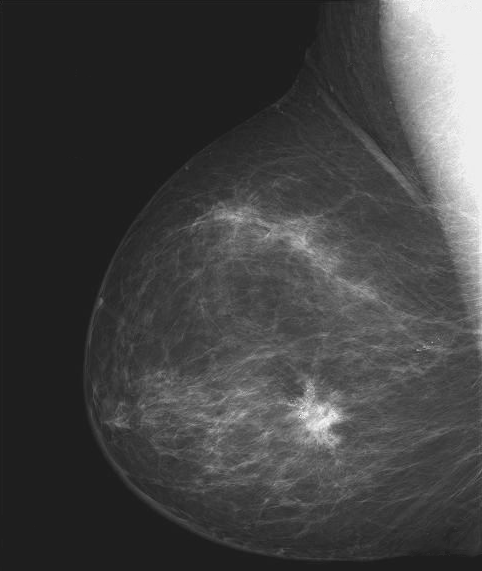
#> input picture images/DIP3E_Original_Images_CH03/Fig0304(a)(breast_digital_Xray).tif, 482 x 571 px, found by its file name
$ python 3.2-Some_Basic_Intensity_Transformation_Functions.py
#> lines starting #> are read from the running program, lines starting #| are printed output that depends on the picture
import cv2
import numpy as np


# IMAGE NEGATIVES（图像反转）
img = cv2.imread('./images/DIP3E_Original_Images_CH03/Fig0304(a)(breast_digital_Xray).tif')
#> img is the input picture: shape (571, 482, 3); min 21, max 255, mean 66.7
print('Shape Of Image:', img.shape)
#| Shape Of Image: (571, 482, 3)

L = 256 - 1
img_neg = L - img
img_neg = np.hstack([img, img_neg])
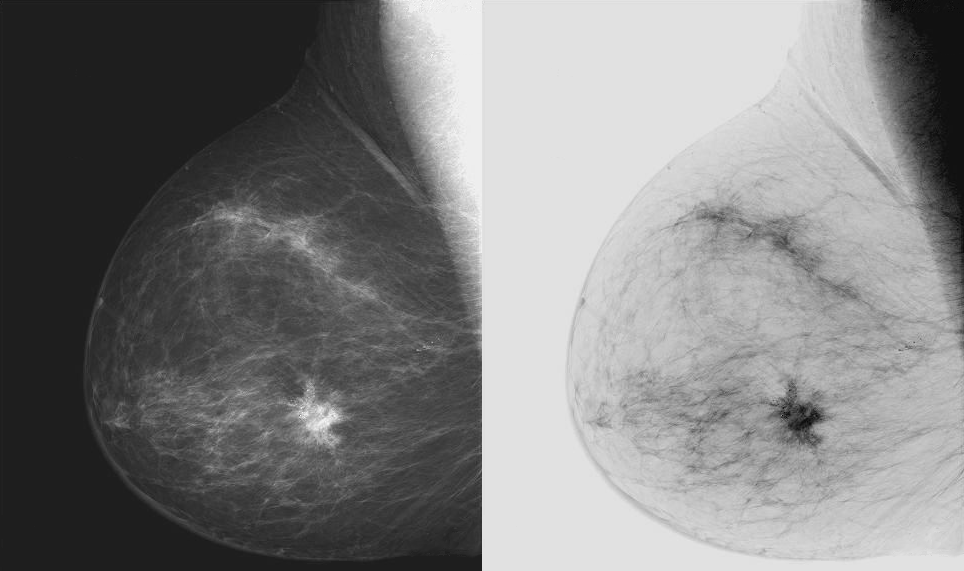
#> img_neg: shape (571, 964, 3); min 0, max 255, mean 127.5
cv2.imshow('img_neg', img_neg)
cv2.waitKey(0)
cv2.destroyAllWindows()


# LOG TRANSFORM（对数变换）
img = cv2.imread('images/DIP3E_Original_Images_CH03/Fig0305(a)(DFT_no_log).tif')
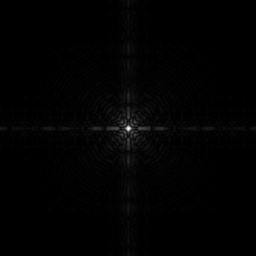
#> input picture images/DIP3E_Original_Images_CH03/Fig0305(a)(DFT_no_log).tif, 256 x 256 px, found by its file name
#> img is the input picture: shape (256, 256, 3); min 0, max 255, mean 2.1

c = 255 / np.log(1 + np.max(img))
#> c = 45.99
img_log = c * np.log(1 + img)
#> img_log: shape (256, 256, 3) float16; 0% of the values are NaN or infinite; the others: min 0, max 250.1, mean 25.75
img_log = np.array(img_log, dtype = np.uint8)   # 指定数据类型, 以便float值将转换为int
imgs= np.hstack([img, img_log])

cv2.imshow('img_log', imgs)
cv2.waitKey(0)
cv2.destroyAllWindows()


# GAMMA TRANSFORM（伽马变换）
img = cv2.imread('images/DIP3E_Original_Images_CH03/Fig0307(a)(intensity_ramp).tif')
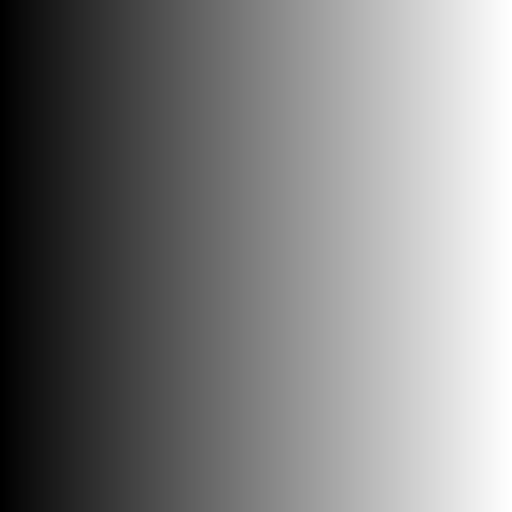
#> input picture images/DIP3E_Original_Images_CH03/Fig0307(a)(intensity_ramp).tif, 512 x 512 px, found by its file name
#> img is the input picture: shape (512, 512, 3); min 0, max 255, mean 127.5
gamma = 0.5     # 范围 0.01 ～ 25.0
img_gamma = np.array(255 * (img / 255) ** gamma, dtype = 'uint8')
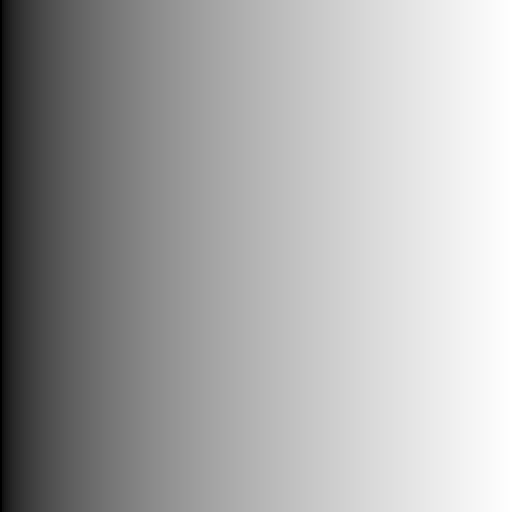
#> img_gamma: shape (512, 512, 3); min 0, max 255, mean 169.3
imgs= np.hstack([img, img_gamma])
#> imgs: shape (512, 1024, 3)

cv2.imshow('img_gamma', imgs)
cv2.waitKey(0)
cv2.destroyAllWindows()


# Piecewise Linear Transformation（分段线性变换）
def PiecewiseLinear(img, r1, s1, r2, s2):
    L = 256
    lut = np.zeros(L)

    for pix in range(L):
        if pix <= r1:
            lut[pix] = s1 / r1 * pix
        elif pix <= r2:
            lut[pix] = ((s2 - s1) / (r2 - r1)) * (pix - r1) + s1
        else:
            lut[pix] = ((L - 1 - s2) / (L - 1 - r2)) * (pix - r2) + s2

    img_pwl = np.array(cv2.LUT(img, lut), dtype = 'uint8')

    return img_pwl

img = cv2.imread('images/DIP3E_Original_Images_CH03/Fig0320(1)(top_left).tif')
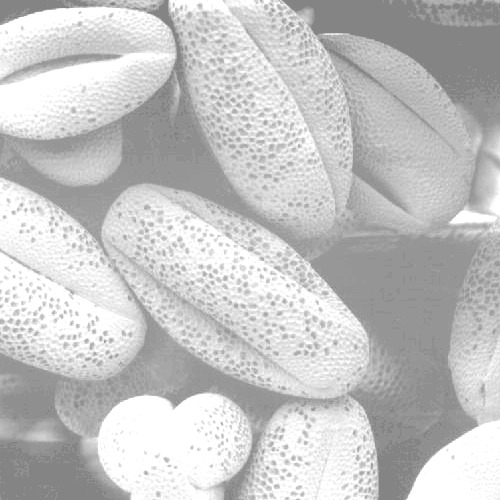
#> input picture images/DIP3E_Original_Images_CH03/Fig0320(1)(top_left).tif, 500 x 500 px, found by its file name
#> img is the input picture: shape (500, 500, 3); min 132, max 255, mean 196.4
L = 255
# contrast stretching（rmin, rmax)
r1, s1= img.min(), 0
#> r1 = 132; s1 = 0
r2, s2 = img.max(), L
#> r2 = 255; s2 = 255
## Or contrast stretching using alternative method sigmod replacement（r1, r2, s1, s2)

img_pwl = np.array(PiecewiseLinear(img, r1, s1, r2, s2), dtype = 'uint8')
#> after the loop in PiecewiseLinear, `for pix in range(L):`: lut = 256 values from 0 to 255
#> in PiecewiseLinear, `img_pwl = np.array(cv2.LUT(img, lut), dtype = 'uint8')`:
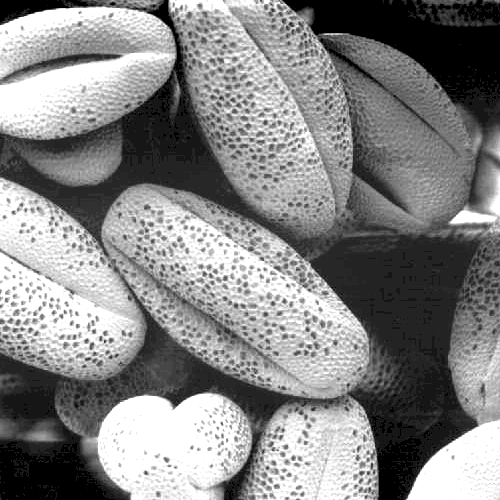
#> img_pwl: shape (500, 500, 3); min 0, max 255, mean 133
imgs= np.hstack([img, img_pwl])
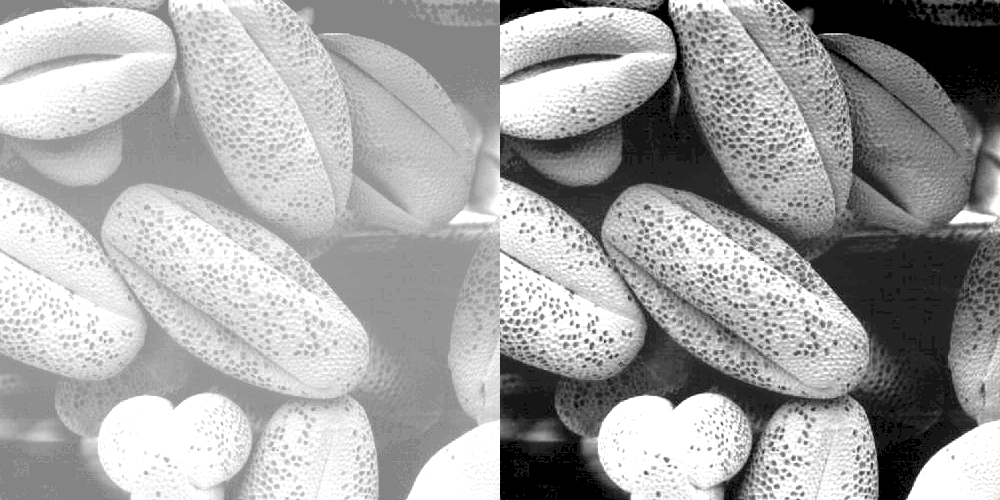
#> imgs: shape (500, 1000, 3); min 0, max 255, mean 164.7

cv2.imshow('img_pwl', imgs)
cv2.waitKey(0)
cv2.destroyAllWindows()
